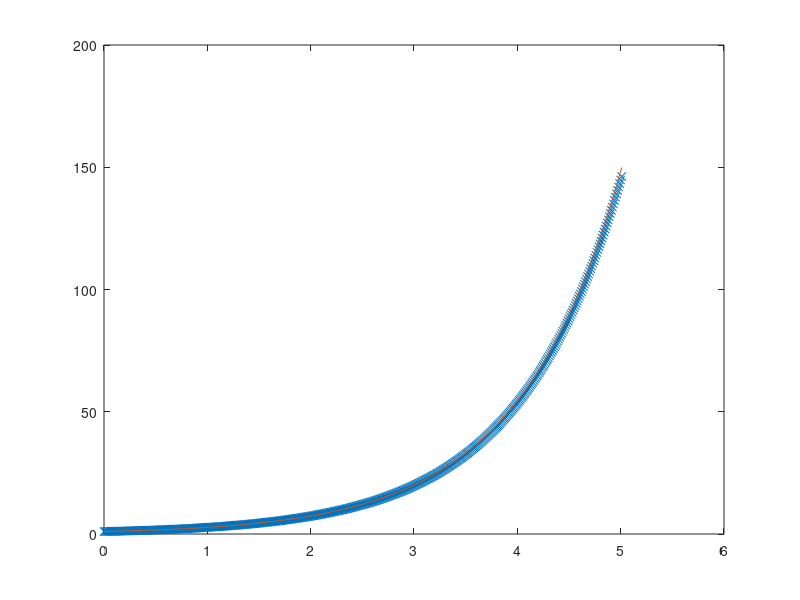

The MATLAB script that drew this image:

% Vi vill beräkna y givet initialvillkor och en matris A

unew = @(A, uold, h) A*uold * h + uold;

%%

% Experiment med e^x
y0 = 1;
A = 1;
h = 0.01;
x = [0];
y = [y0];

for i=0:h:5
    y = [y, unew(A, y(end), h)];
    x = [x, x(end)+h];
end

plot(x, y, 'x')
hold on
plot(x, exp(x))

%%


    